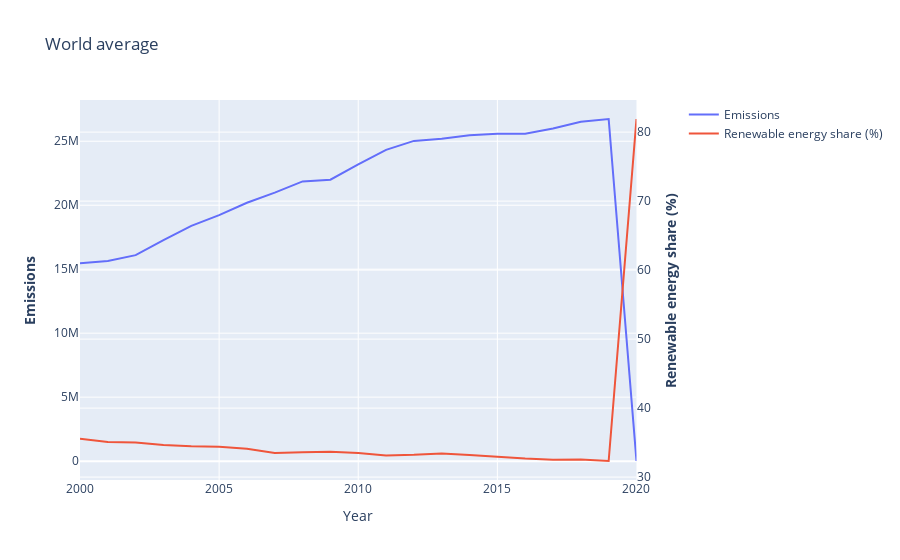

The notebook cell this image was saved under:
### Code cell
"""import plotly.express as px
import plotly.graph_objects as go
"""
import plotly.graph_objects as go
from plotly.subplots import make_subplots

# Create figure with secondary y-axis
fig = make_subplots(specs=[[{"secondary_y": True}]])

# Add traces
fig.add_trace(
    go.Scatter(x=means.index, y=means['Emission'], name="Emissions"),
    secondary_y=False,
)

fig.add_trace(
    go.Scatter(x=means.index, y=means['Renewable energy share in the total final energy consumption (%)'], name="Renewable energy share (%)"),
    secondary_y=True,
)

# Add figure title
fig.update_layout(
    title_text="World average"
)

# Set x-axis title
fig.update_xaxes(title_text="Year")

# Set y-axes titles
fig.update_yaxes(title_text="<b>Emissions</b>", secondary_y=False)
fig.update_yaxes(title_text="<b>Renewable energy share (%)</b>", secondary_y=True)

fig.show()

### Figure 1 — Plotly figure (JSON) as saved in the notebook; plotly's stock layout.template omitted (floating-point values rounded to 4 significant figures)
{"data": [{"name": "Emissions", "x": [2000, 2001, 2002, 2003, 2004, 2005, 2006, 2007, 2008, 2009, 2010, 2011, 2012, 2013, 2014, 2015, 2016, 2017, 2018, 2019, 2020], "y": [15460000.0, 15640000.0, 16100000.0, 17270000.0, 18380000.0, 19230000.0, 20190000.0, 20990000.0, 21860000.0, 21990000.0, 23190000.0, 24330000.0, 25030000.0, 25200000.0, 25470000.0, 25580000.0, 25590000.0, 26000000.0, 26530000.0, 26740000.0, 10050.0], "type": "scatter", "xaxis": "x", "yaxis": "y"}, {"name": "Renewable energy share (%)", "x": [2000, 2001, 2002, 2003, 2004, 2005, 2006, 2007, 2008, 2009, 2010, 2011, 2012, 2013, 2014, 2015, 2016, 2017, 2018, 2019, 2020], "y": [35.56, 35.08, 35.02, 34.64, 34.46, 34.4, 34.11, 33.5, 33.59, 33.69, 33.49, 33.14, 33.23, 33.43, 33.21, 32.91, 32.69, 32.52, 32.57, 32.33, 81.9], "type": "scatter", "xaxis": "x", "yaxis": "y2"}], "layout": {"xaxis": {"anchor": "y", "domain": [0.0, 0.94], "title": {"text": "Year"}}, "yaxis": {"anchor": "x", "domain": [0.0, 1.0], "title": {"text": "<b>Emissions</b>"}}, "yaxis2": {"anchor": "x", "overlaying": "y", "side": "right", "title": {"text": "<b>Renewable energy share (%)</b>"}}, "title": {"text": "World average"}}}
